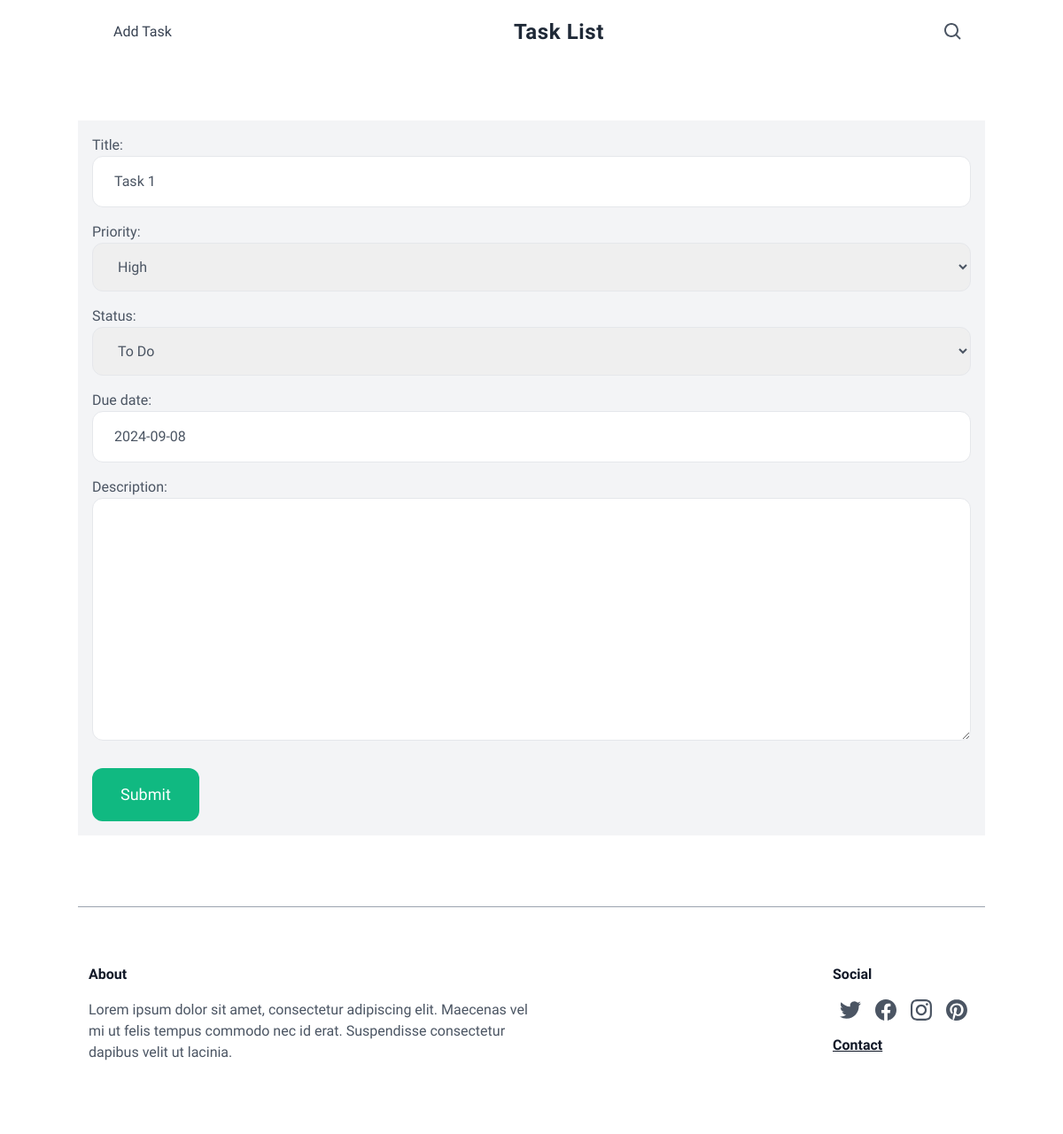
Page /edit/6/ on the committed database.
### home/models.py (models this page shows, shortened)
class Task(models.Model):
 title=models.CharField(max_length=255)
 description=models.TextField(blank=True,null=True)
 priority= models.IntegerField(default=1,choices=[(1,'High'),(2,'Medium'),(3,'Low')])
 status=models.CharField(default='To Do',choices=[('To Do','To Do'), ('In Progress','In Progress'), ('Done','Done')],max_length=255)
 due_date=models.DateField( blank=True)

### home/views.py (the view)
def edit_task(request, task_id):
    task = Task.objects.get(id=task_id)
    if request.method == 'POST':
        form = NewTaskForm(request.POST, instance=task)
        if form.is_valid():
            form.save()
            my_date = form.cleaned_data.get('my_date_field')
            if my_date is not None and date.today is not None:
             if my_date <= date.today():
                form.add_error('my_date_field', 'Please enter a future date.')
                return render(request, 'edit_task.html', {'form': form, 'task': task})
            return redirect('home')
    else:
        form = NewTaskForm(instance=task)
    return render(request, 'edit_task.html', {'form': form, 'task': task})

### home/form.py
class NewTaskForm(forms.ModelForm):
    class Meta:
        model=Task
        fields=('title','priority','status','due_date','description')
        widgets={
            'title':forms.TextInput(attrs={'class':Input_class}),
            'priority':forms.Select(attrs={'class':Input_class}),
            'status':forms.Select(attrs={'class':Input_class}),
            'due_date':forms.DateInput(attrs={'class':Input_class}),
            'description':forms.Textarea(attrs={'class':Input_class}),
        }

### templates/edit_task.html (shortened to what this page needs)
{%extends 'base.html' %}
{%block content%}
<div class="w-full">
<h1 class = "uppercase tracking-wide no-underline hover:no-underline font-bold text-gray-800 text-2xl py-4 px-4"> {{title}}</h1>
<form method="post" action=".", enctype="multipart/form-data" class="bg-gray-100 px-4 py-4">
    <div class="space-y-4 ">
        {{form.as_p}}
    </div>
    <button class="mt-6 py-4 px-8 text-lg bg-green-500 hover:bg-green-700 rounded-xl text-white">Submit</button>
</form>
</div>
{% endblock %}

### templates/base.html (style rules this page uses)
.work-sans { font-family: 'Work Sans', sans-serif; }

### rows in the picture
Task: title "Task 1", priority "High", status "To Do", due_date "2024-09-08"
